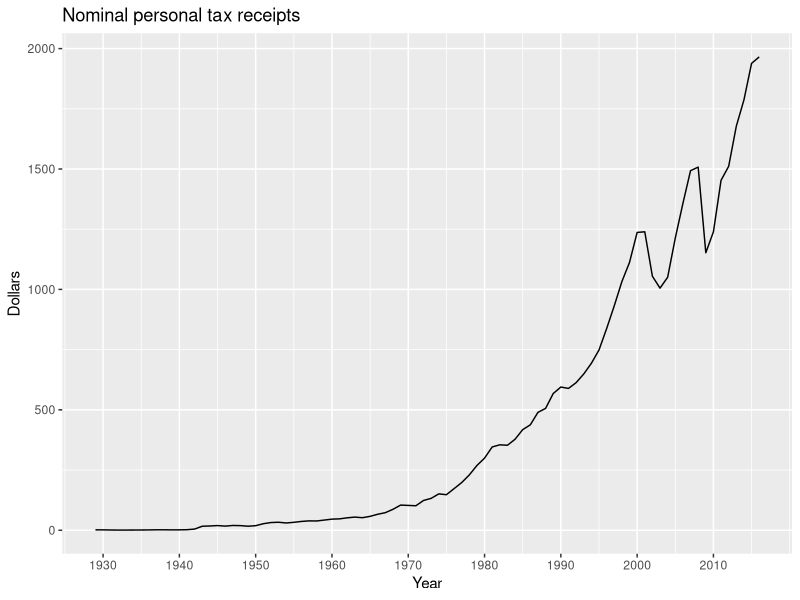
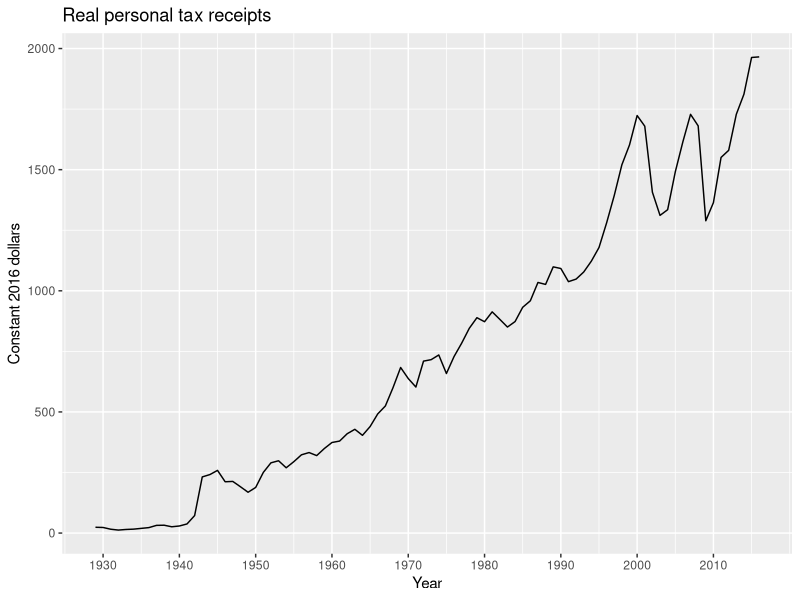
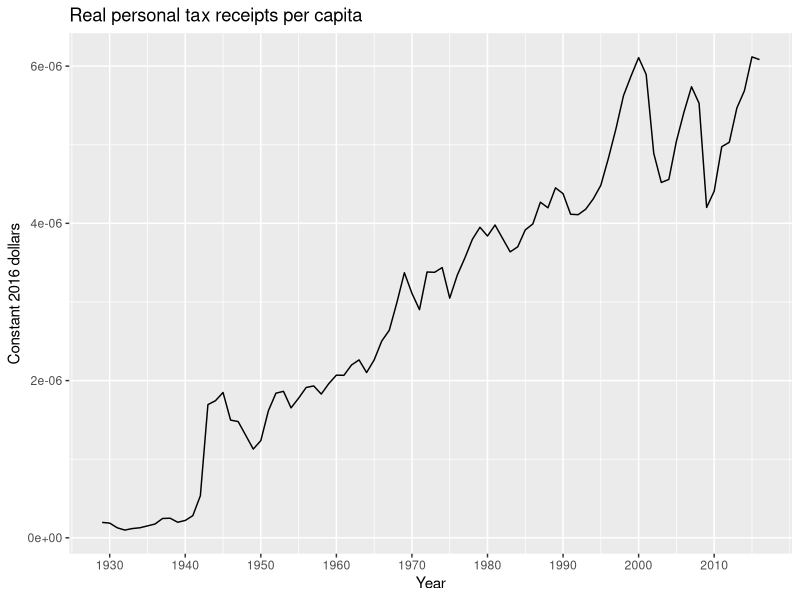
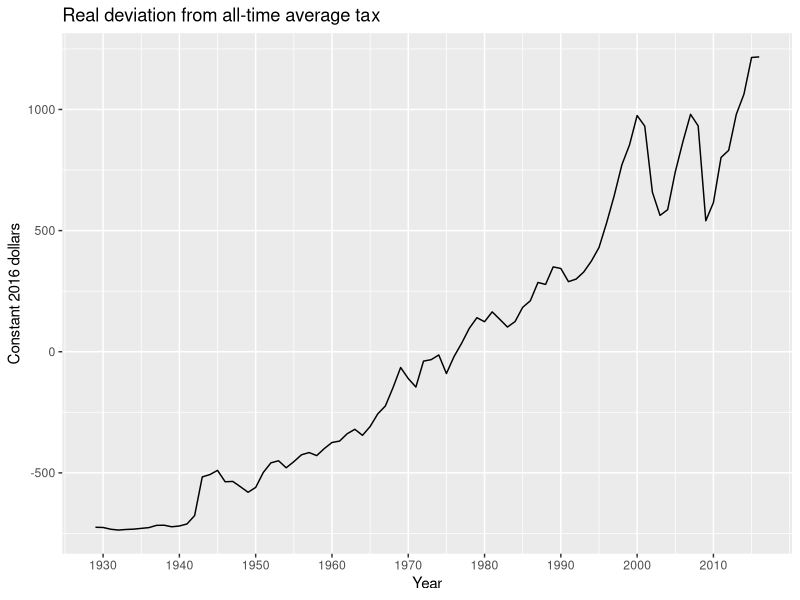
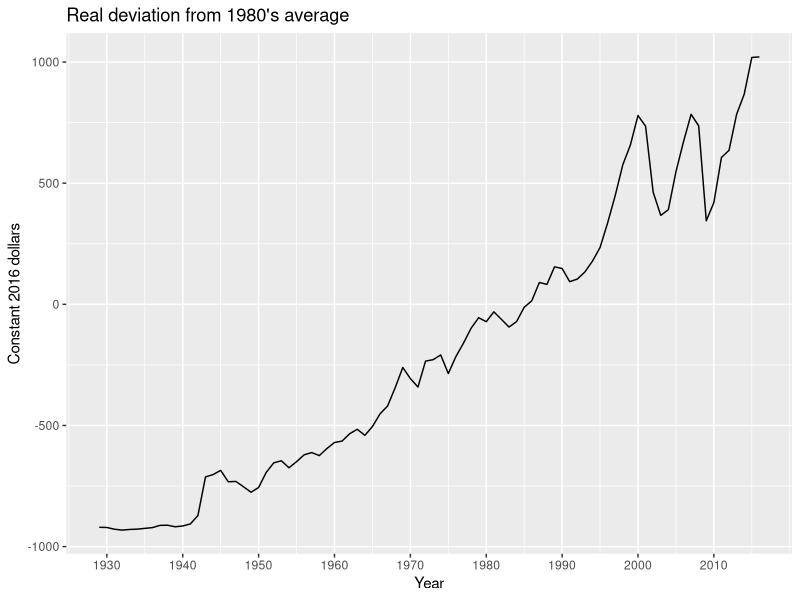

Write the R code that produced these figures, in order. (Note: this script raises an error after producing the figures.)
library(dplyr)
library(ggplot2)
library(readr)

# Data is a subset of the "Government Current Receipts and Expenditures" table
# From the Bureau of Economic Analysis
# https://www.bea.gov/iTable/iTable.cfm?ReqID=9&step=1#reqid=9&step=3&isuri=1&904=1929&903=86&906=a&905=2016&910=x&911=0
data <- read_csv("us_gov_receipts_expenditures.csv", col_types="idddddddd")

# Simplify labels
colnames(data) <- c(
  "year",
  "receipts",
  "receipts.personal_taxes",
  "receipts.production_taxes",
  "receipts.transfer_payments",
  "social_benefits",
  "social_benefits.to_persons",
  "social_benefits.to_world"
) 

# CPI is from Bureau of Labor Statistics series CUUR0000SA0 annual averages
# https://data.bls.gov/timeseries/CUUR0000SA0
cpi <- read_csv("cpi.csv", col_types="id")

cpi.base <- cpi[cpi$year == 2016,]$cpi

data <- data %>%
  left_join(cpi, by="year")

# US population totals are from census historical and intercensal estimates
population <- read_csv("population.csv", col_types="id")

data <- data %>%
  left_join(population, by="year")

i = 0

# Shortcut for generating a simple line chart
line.chart <- function(title, y, y.label) {
  ggplot(data=data, aes_string(x="year", y=y)) +
    geom_line() + 
    labs(title = title, x = "Year", y = y.label) +
    scale_x_continuous(breaks = c(1930, 1940, 1950, 1960, 1970, 1980, 1990, 2000, 2010))
  
  ggsave(
    paste("charts/", i, ".", y, ".jpg", sep=""),
    width = 6,
    height = 6 * 9 / 16,
    dpi = 300
  )
  
  i <<- i + 1
}

###
### MEASURES OF VALUE
###

# Nominal
data$nominal <- data$receipts.personal_taxes

line.chart(
  "Nominal personal tax receipts",
  "nominal",
  "Dollars"
)

# Real
data$real <- data$nominal * cpi.base / data$cpi

line.chart(
  "Real personal tax receipts",
  "real",
  "Constant 2016 dollars"
)

# In units of TKTK (price of some common good, e.g. Big Macs)
# TKTK

# Real rate per capita
data$per.capita <- data$real / data$population

line.chart(
  "Real personal tax receipts per capita",
  "per.capita",
  "Constant 2016 dollars"
)

# Real deviation from mean
data$dev.from.mean <- data$real - mean(data$real)

line.chart(
  "Real deviation from all-time average tax",
  "dev.from.mean",
  "Constant 2016 dollars"
)

# Real deviation from base period mean
data$dev.from.period <- data$real - mean(data[data$year >= 1980 & data$year < 1990,]$real)

line.chart(
  "Real deviation from 1980's average",
  "dev.from.period",
  "Constant 2016 dollars"
)

# Z-Scores
# TKTK

###
### MEASURES OF CHANGE
###

# Real change
data <- data %>%
  mutate(change = real - first(real))

line.chart(
  "Real annual change in personal tax receipts",
  "change",
  "Constant 2016 dollars"
)

# Real year-over-year change
data <- data %>%
  mutate(yoy = real - lag(real))

# Real annual percent change
data <- data %>%
  mutate(pct.change = real / lag(real))

# Cumulative percent change
data <- data %>%
  mutate(cum.pct.change = real / first(real))

# Real index to initial year
data <- data %>%
  mutate(index = real / (first(real) / 100))

# Real index to low year
# TKTK

# Real index to high year
# TKTK

###
### MEASURES OF PROPORTION
###

# Share of receipts
data$share.of.receipts <- data$nominal / data$receipts * 100

# Change in share of receipts
data <- data %>%
  mutate(share.change = share.of.receipts - first(share.of.receipts))

# Year-over-year change in share of receipts
data <- data %>%
  mutate(share.yoy = share.of.receipts - lag(share.of.receipts))

###
### Other
###

# Volatility
# TKTK

# Stash all transformations for easy review
write_csv(data, "data.csv")

